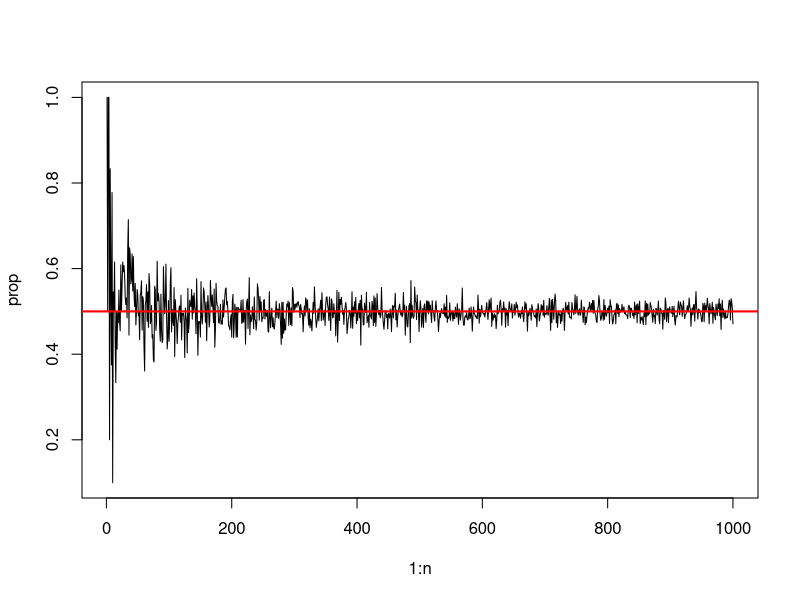

Write R code to recreate this figure.

# Number of tosses  
n <- 1000

# Vector for each experiment
x <- c(1:n)

# Simulation of tossing the coin n  times 

trials<-  sapply(x,function(x){rbinom(x,1,prob=.5)})

# Calculating the probability for after each  
porportions <- sapply(trials, function(trials){prop.table(table(trials))})

# The probability of palm tree
prop <-sapply(porportions, function(x){x[[1]]})


# Plotting the probability  
plot(1:n, prop, type = 'l')

# Drawing line at 0.5
abline(h=.5, col="red", lw=2)

